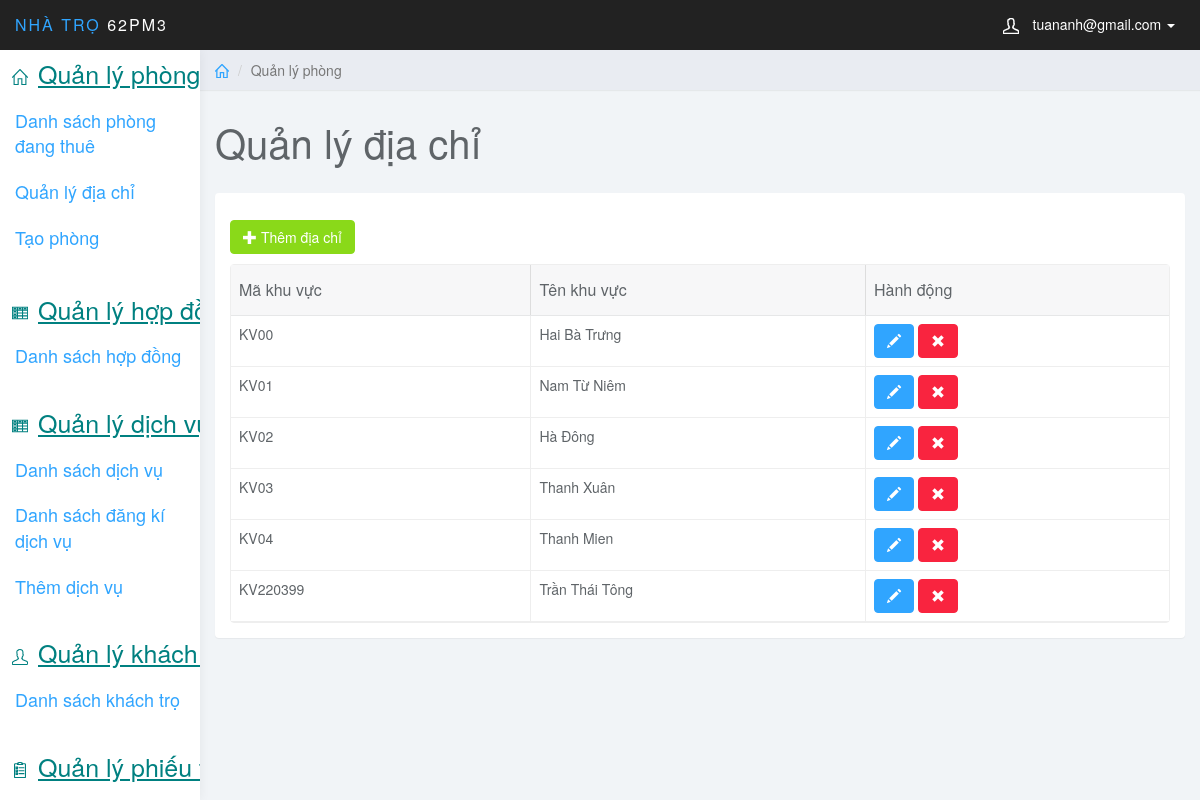
The app's page /index.php?page_layout=qldc (signed in) with its own data.
### tables this page shows
CREATE TABLE `khuvuc` (
  `MaKV` varchar(10) NOT NULL,
  `TenKV` varchar(30) DEFAULT 'Noname'
);

### QL_Phong/mana_address.php (the view, shortened to what this page needs)
<div class="col-sm-9 col-sm-offset-3 col-lg-10 col-lg-offset-2 main">
    <div class="row">
        <ol class="breadcrumb">
            <li><a href="#"><svg class="glyph stroked home"><use xlink:href="#stroked-home"></use></svg></a></li>
            <li class="active">Quản lý phòng</li>
        </ol>
    </div>
    <div class="row">
        <div class="col-lg-12">
            <h1 class="page-header">Quản lý địa chỉ</h1>
        </div>
    </div>
    <div id="toolbar" class="btn-group">
        <a href="index.php?page_layout=add_address" class="btn btn-success">
            <i class="glyphicon glyphicon-plus"></i> Thêm địa chỉ
        </a>
    </div>
    <div class="row">
        <div class="col-lg-12">
            <div class="panel panel-default">
                <div class="panel-body">
                    <table
                        data-toolbar="#toolbar"
                        data-toggle="table">
                        <thead>
                        <tr>
                            <th data-field="MaKV" data-sortable="true">Mã khu vực</th>
                            <th data-field="TenKV"  data-sortable="true">Tên khu vực</th>
                            <th>Hành động</th>
                        </tr>
                        </thead>
                        <tbody>
                            <?php
                                $sql = "SELECT * FROM khuvuc
                                        ORDER BY MaKV ASC";
                                $query = mysqli_query($conn, $sql);
                                while($row = mysqli_fetch_array($query)){
                            ?>
                            <tr>
                                <td ><?php  echo $row['MaKV']; ?></td>
                                <td ><?php  echo $row['TenKV'];  ?></td>
                                <td class="form-group">
                                    <a href="index.php?page_layout=edit_address&MaKV=<?php echo $row['MaKV'];?>" class="btn btn-primary"><i class="glyphicon glyphicon-pencil"></i></a>
                                    <a href="del_address.php?MaKV=<?php echo $row['MaKV']; ?>" class="btn btn-danger"><i class="glyphicon glyphicon-remove"></i></a>
                                </td>
                            </tr>
                            <?php  } ?>
                        </tbody>
                    </table>
                </div>
            </div>
        </div>
    </div>
</div>

### design/css/styles.css (style rules this page uses)
body { background: #f1f4f7; padding-top: 50px; color: #5f6468; }
a, a:hover, a:focus { color: #30a5ff; }
h1, h2, h3, h4, h5, h6 { color: #5f6468; }
h1 { font-weight: 300; font-size: 40px; }
.btn-primary, .btn-primary:hover, .btn-primary:focus, .btn-primary:active, .btn-primary.active, .open > .dropdown-toggle.btn-primary, .btn-primary.disabled, .btn-primary[disabled], fieldset[disabled] .btn-primary, .btn-primary.disabled:hover, .btn-primary[disabled]:hover, fieldset[disabled] .btn-primary:hover, .btn-primary.disabled:focus, .btn-primary[disabled]:focus, fieldset[disabled] .btn-primary:focus, .btn-primary.disabled:active, .btn-primary[disabled]:active, fieldset[disabled] .btn-primary:active, .btn-primary.disabled.active, .btn-primary[disabled].active, fieldset[disabled] .btn-primary.active { background-color: #30a5ff; border-color: #30a5ff; }
.btn-success, .btn-success:hover, .btn-success:focus, .btn-success:active, .btn-success.active, .open > .dropdown-toggle.btn-success, .btn-success.disabled, .btn-success[disabled], fieldset[disabled] .btn-success, .btn-success.disabled:hover, .btn-success[disabled]:hover, fieldset[disabled] .btn-success:hover, .btn-success.disabled:focus, .btn-success[disabled]:focus, fieldset[disabled] .btn-success:focus, .btn-success.disabled:active, .btn-success[disabled]:active, fieldset[disabled] .btn-success:active, .btn-success.disabled.active, .btn-success[disabled].active, fieldset[disabled] .btn-success.active { background-color: #8ad919; border-color: #8ad919; }
.btn-danger, .btn-danger:hover, .btn-danger:focus, .btn-danger:active, .btn-danger.active, .open > .dropdown-toggle.btn-danger, .btn-danger.disabled, .btn-danger[disabled], fieldset[disabled] .btn-danger, .btn-danger.disabled:hover, .btn-danger[disabled]:hover, fieldset[disabled] .btn-danger:hover, .btn-danger.disabled:focus, .btn-danger[disabled]:focus, fieldset[disabled] .btn-danger:focus, .btn-danger.disabled:active, .btn-danger[disabled]:active, fieldset[disabled] .btn-danger:active, .btn-danger.disabled.active, .btn-danger[disabled].active, fieldset[disabled] .btn-danger.active { background-color: #f9243f; border-color: #f9243f; }
.panel { border: 0; }
.breadcrumb { border-radius: 0; padding: 10px 15px; background: #e9ecf2; box-shadow: 0 1px 1px rgba(0, 0, 0, .05); margin: 0 ; }
h1.page-header { margin-top: 30px; border-bottom: 0; }
.table { background: #fff; }
.breadcrumb .glyph { height: 14px; width: 14px; margin: -2px 0 0 0; stroke-width: 4px; }

### records on screen
khuvuc: MaKV "KV00", TenKV "Hai Bà Trưng"
khuvuc: MaKV "KV01", TenKV "Nam Từ Niêm"
khuvuc: MaKV "KV02", TenKV "Hà Đông"
khuvuc: MaKV "KV03", TenKV "Thanh Xuân"
khuvuc: MaKV "KV04", TenKV "Thanh Mien"
khuvuc: MaKV "KV220399", TenKV "Trần Thái Tông"

### other values on screen
$_SESSION['mail'] "tuananh@gmail.com"
